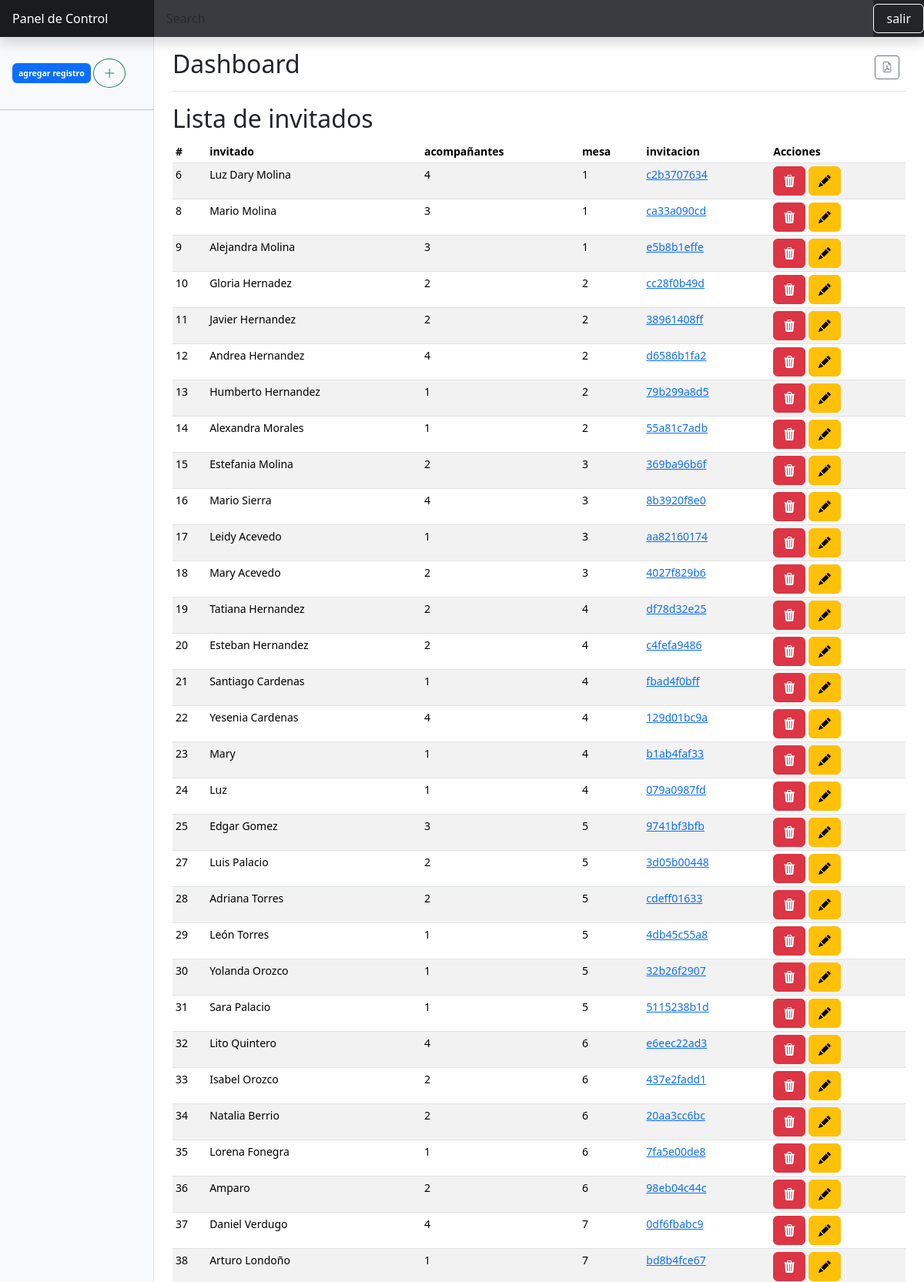
The app's page /index.php (signed in, upper part) with its own data.
### tables this page shows
CREATE TABLE `invitados` (
  `id` int(10) NOT NULL,
  `invitado` varchar(100) NOT NULL,
  `acompanantes` int(50) DEFAULT NULL,
  `mesa` int(50) DEFAULT NULL,
  `codigo` varchar(100) DEFAULT NULL
);

### index.php (called while the page is built, shortened)
<?php
    require_once 'controller/dashboard.controller.php';
    require_once 'controller/invitado.controller.php';
    require_once 'model/dao/invitado.dao.php';
    require_once 'model/dto/invitado.dto.php';
    require_once 'model/conection.php';
    $objRun = new Dashboard();
    $objRun->getIntro();
    ?>

### controller/invitado.controller.php (called while the page is built, shortened)
<?php
class invitadoController{
    public function showInvitados(){
        $respon = false;
        try {
            $objDtoInv = new Invitado();
            $objDaoInv = new invitadoModel($objDtoInv);
            $respon = $objDaoInv -> mldShowInvitados()->fetchAll();
        } catch (PDOException $e) {
            echo "Error on the creation of the
            controller of show all " . $e->getMessage();
        }
        return $respon;
    }
}
?>

### model/dto/invitado.dto.php (called while the page is built, shortened)
<?php
class Invitado{
    private $id;
    private $invitado;
    private $acompanante;
    private $mesa;
    private $codigo;
    public function getIdI(){
        return $this -> id;
    }
    public function getInvitado(){
        return $this -> invitado;
    }
    public function getAcompanante(){
        return $this -> acompanante;
    }
    public function getMesa(){
        return $this -> mesa;
    }
    public function getCodigo(){
        return $this -> codigo;
    }
}
?>

### model/conection.php (called while the page is built, shortened)
<?php
    class Conexion{
        private $user;
        private $pass;
        private $url;
        public function __construct(){
            $this -> host   = "localhost";
            $this -> drive  = "mysql";
            $this -> base   = "invitaciones";
            $this -> user   = "root";
            $this -> pass   = "";
            $this -> url    = $this -> drive . ":host="
                            . $this -> host . ";dbname="
                            . $this -> base;
        }
        public function getConect(){
            try {
                $con = new PDO($this -> url, $this -> user, $this -> pass);
            } catch (Exception $e) {
                echo "Error al conectarme " . $e->getMessage();
            }
            return $con;
        }
    }
?>

### model/dao/invitado.dao.php (called while the page is built, shortened)
<?php
class invitadoModel{
    public function mldShowInvitados(){
        $state = false;
        $sql  = "CALL PShowAllInv()";
        try {
            $objCon = new Conexion();
            $stmt = $objCon->getConect()->prepare($sql);
            $stmt->execute();
            $state = $stmt;
        } catch (PDOException $e) {
            echo "Ha ocurrido un error al mostrar los datos en el dao " . $e->getMessage();
        }
        return $state;
    }
}

### view/module/dashboard/dash.php (the view, shortened to what this page needs)
<!doctype html>
<html lang="es">
<head>
  <link href="https://cdn.jsdelivr.net/npm/bootstrap@5.3.3/dist/css/bootstrap.min.css" rel="stylesheet">
  <link rel="stylesheet" href="https://cdn.jsdelivr.net/npm/bootstrap-icons@1.11.3/font/bootstrap-icons.min.css">
  <link href="view/css/dashboard.css" rel="stylesheet">
</head>
<body>
  <header class="navbar navbar-dark sticky-top bg-dark flex-md-nowrap p-0 shadow">
    <a class="navbar-brand col-md-3 col-lg-2 me-0 px-3" href="index.php?route=home">Panel de Control</a>
    <input class="form-control form-control-dark w-100" type="text" placeholder="Search" aria-label="Search">
    <div class="navbar-nav">
      <div class="nav-item text-nowrap">
        <form method="post">
          <button type="submit" class="btn btn-outline-light px-3 fs-6">salir</button>
        </form>
      </div>
    </div>
  </header>
  <div class="container-fluid">
    <div class="row">
      <nav id="sidebarMenu" class="col-md-3 col-lg-2 d-md-block bg-light sidebar collapse">
        <div class="position-sticky pt-3">
          <ul class="nav flex-column">
            <li class="nav-item">
              <a class="nav-link active" aria-current="page" href="#">
                <span class="badge text-bg-primary p-2">agregar registro</span>
                <button type="button" class="btn btn-outline-success rounded-circle m-1 mx-auto" data-bs-toggle="modal" data-bs-target="#modal1"><i class="bi bi-plus-lg"></i></button>
              </a>
            </li>
          </ul>
          <hr class="my-3">
        </div>
      </nav>
      <main class="col-md-9 ms-sm-auto col-lg-10 px-md-4">
        <div class="d-flex justify-content-between flex-wrap flex-md-nowrap align-items-center pt-3 pb-2 mb-3 border-bottom">
          <h1 class="h2">Dashboard</h1>
          <div class="btn-toolbar mb-2 mb-md-0">
            <div class="btn-group me-2">
              <button type="button" class="btn btn-sm btn-outline-secondary"><i class="bi bi-file-earmark-pdf"></i></button>
            </div>
          </div>
        </div>
        <h2>Lista de invitados</h2>
        <div class="table-responsive">
          <table class="table table-striped table-sm">
            <thead>
              <tr>
                <th scope="col">#</th>
                <th scope="col">invitado</th>
                <th scope="col">acompañantes</th>
                <th scope="col">mesa</th>
                <th scope="col">invitacion</th>
                <th scope="col">Acciones</th>
              </tr>
            </thead>
            <tbody>
              <?php
              $data = new invitadoController();
              if (gettype($data) > 0) {
                foreach ($data->showInvitados() as $key => $value) {
                  print '<tr>
                    <td>' . $value["id"] . '</td>
                    <td>' . $value["invitado"] . '</td>
                    <td>' . $value["acompanantes"] . '</td>
                    <td>' . $value["mesa"] . '</td>
                    <td> <a href="index.php?route=invite&code='.$value["codigo"].'">' . $value["codigo"] . '</a></td>
                    <td>
                  <button type="button" class="btn btn-danger" onclick="erase(this.parentElement.parentElement)"><i class="bi bi-trash3-fill"></i></button>
                  <button type="button" class="btn btn-warning" onclick="edit(this.parentElement.parentElement)" data-bs-toggle="modal" data-bs-target="#myModal"><i class="bi bi-pencil-fill"></i></button>
                  </td>';
                }
              }
              ?>
              </tr>
            </tbody>
          </table>
        </div>
      </main>
    </div>
  </div>
</body>
<?php
include_once 'view/module/footer.php';
?>
</html>

### controller/dashboard.controller.php (shortened to what this page needs)
<?php
class Dashboard{
    public function getIntro()
    {
        $ruta = $_REQUEST['route'];
        if (isset($_SESSION['invitacion'])and $ruta == "invite"){
            $_SESSION['invitacion'] == true;
            require_once "view/module/invitacion.php";
        }
        elseif(isset($_SESSION['login']) and $_SESSION['login'] == true) {
            require_once 'view/module/dashboard/dash.php';
        }
        else{
            require_once "view/module/auth/login.php";
        }
        }
    }
?>

### view/module/footer.php (shortened to what this page needs)
<link href="https://cdn.rawgit.com/michalsnik/aos/2.1.1/dist/aos.css" rel="stylesheet">

### view/css/dashboard.css (style rules this page uses)
body { font-size: .875rem; }
.sidebar { position: fixed; top: 0; bottom: 0; left: 0; z-index: 100; padding: 48px 0 0; box-shadow: inset -1px 0 0 rgba(0, 0, 0, .1); }
.sidebar .nav-link { font-weight: 500; color: #333; }
.sidebar .nav-link.active { color: #2470dc; }
.navbar-brand { padding-top: .75rem; padding-bottom: .75rem; font-size: 1rem; background-color: rgba(0, 0, 0, .25); box-shadow: inset -1px 0 0 rgba(0, 0, 0, .25); }
.navbar .form-control { padding: .75rem 1rem; border-width: 0; border-radius: 0; }
.form-control-dark { color: #fff; background-color: rgba(255, 255, 255, .1); border-color: rgba(255, 255, 255, .1); }

### records on screen
invitados: id "6", invitado "Luz Dary Molina", acompanantes "4", mesa "1", codigo "c2b3707634"
invitados: id "8", invitado "Mario Molina", acompanantes "3", mesa "1", codigo "ca33a090cd"
invitados: id "9", invitado "Alejandra Molina", acompanantes "3", mesa "1", codigo "e5b8b1effe"
invitados: id "10", invitado "Gloria Hernadez", acompanantes "2", mesa "2", codigo "cc28f0b49d"
invitados: id "11", invitado "Javier Hernandez", acompanantes "2", mesa "2", codigo "38961408ff"
invitados: id "12", invitado "Andrea Hernandez", acompanantes "4", mesa "2", codigo "d6586b1fa2"
invitados: id "13", invitado "Humberto Hernandez", acompanantes "1", mesa "2", codigo "79b299a8d5"
invitados: id "14", invitado "Alexandra Morales", acompanantes "1", mesa "2", codigo "55a81c7adb"
invitados: id "15", invitado "Estefania Molina", acompanantes "2", mesa "3", codigo "369ba96b6f"
invitados: id "16", invitado "Mario Sierra", acompanantes "4", mesa "3", codigo "8b3920f8e0"
invitados: id "17", invitado "Leidy Acevedo", acompanantes "1", mesa "3", codigo "aa82160174"
invitados: id "18", invitado "Mary Acevedo", acompanantes "2", mesa "3", codigo "4027f829b6"
invitados: id "19", invitado "Tatiana Hernandez", acompanantes "2", mesa "4", codigo "df78d32e25"
invitados: id "20", invitado "Esteban Hernandez", acompanantes "2", mesa "4", codigo "c4fefa9486"
invitados: id "21", invitado "Santiago Cardenas", acompanantes "1", mesa "4", codigo "fbad4f0bff"
invitados: id "22", invitado "Yesenia Cardenas", acompanantes "4", mesa "4", codigo "129d01bc9a"
invitados: id "23", invitado "Mary", acompanantes "1", mesa "4", codigo "b1ab4faf33"
invitados: id "24", invitado "Luz", acompanantes "1", mesa "4", codigo "079a0987fd"
invitados: id "25", invitado "Edgar Gomez", acompanantes "3", mesa "5", codigo "9741bf3bfb"
invitados: id "27", invitado "Luis Palacio", acompanantes "2", mesa "5", codigo "3d05b00448"
invitados: id "28", invitado "Adriana Torres", acompanantes "2", mesa "5", codigo "cdeff01633"
invitados: id "29", invitado "León Torres", acompanantes "1", mesa "5", codigo "4db45c55a8"
invitados: id "30", invitado "Yolanda Orozco", acompanantes "1", mesa "5", codigo "32b26f2907"
invitados: id "31", invitado "Sara Palacio", acompanantes "1", mesa "5", codigo "5115238b1d"
invitados: id "32", invitado "Lito Quintero", acompanantes "4", mesa "6", codigo "e6eec22ad3"
invitados: id "33", invitado "Isabel Orozco", acompanantes "2", mesa "6", codigo "437e2fadd1"
invitados: id "34", invitado "Natalia Berrio", acompanantes "2", mesa "6", codigo "20aa3cc6bc"
invitados: id "35", invitado "Lorena Fonegra", acompanantes "1", mesa "6", codigo "7fa5e00de8"
invitados: id "36", invitado "Amparo", acompanantes "2", mesa "6", codigo "98eb04c44c"
invitados: id "37", invitado "Daniel Verdugo", acompanantes "4", mesa "7", codigo "0df6fbabc9"
invitados: id "38", invitado "Arturo Londoño", acompanantes "1", mesa "7", codigo "bd8b4fce67"
